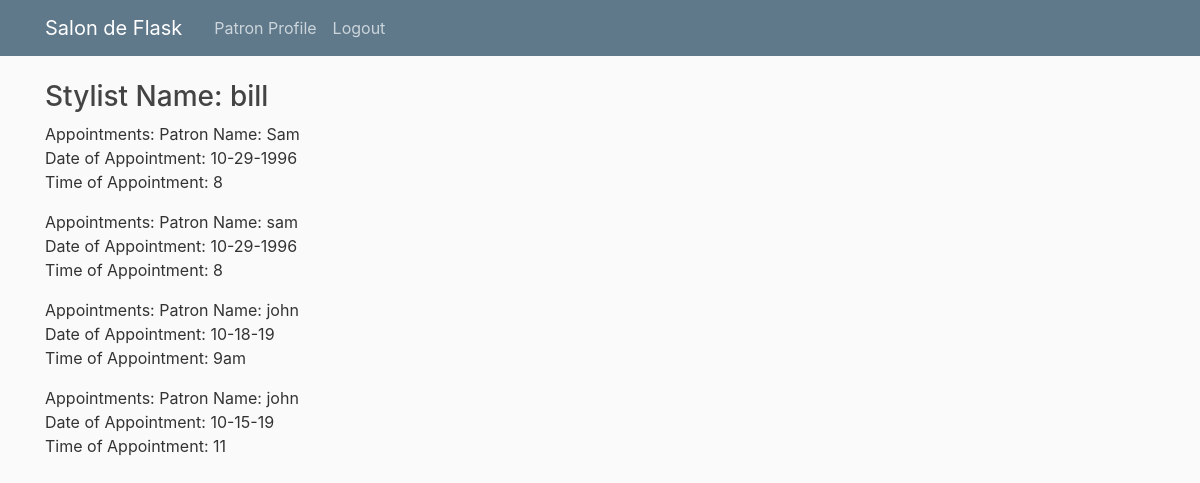
The app's page /style_profile/bill (signed in) with its own data.
### flaskblog/models.py (models this page shows, shortened)
class Appointment(db.Model):
    id = db.Column(db.Integer, primary_key=True)
    patron_account = db.Column(db.String(100), nullable=False)
    stylist_account = db.Column(db.String(100), nullable=False)
    date = db.Column(db.String(100), nullable=False)
    hour = db.Column(db.String(100), nullable=False)

### flaskblog/routes.py (the view)
@app.route("/style_profile/<string:my_username>", methods=['GET', 'POST'])
@login_required
def style_profile(my_username):
    appointments = []
    appointments = Appointment.query.all()
    for appointment in appointments:
        if(appointment.stylist_account == my_username):
            appointments.append(appointment)
    return render_template('style_profile.html',username = my_username, appointments=appointments)

### flaskblog/models.py (called while the page is built)
@login_manager.user_loader
def load_user(user_id):
    return User.query.get(int(user_id))

### flaskblog/templates/style_profile.html
{% extends "layout.html" %}
{% block content %}
    <h3>Stylist Name: {{username}}</h3>
    {% for appointment in appointments %}
    <p>Appointments:
    Patron Name: {{appointment.patron_account}}<br />
    Date of Appointment: {{appointment.date}}<br />
    Time of Appointment: {{appointment.hour}}<br />
    </p>
    {% endfor %}
{% endblock content %}

### flaskblog/static/main.css (style rules this page uses)
body { background: #fafafa; color: #333333; margin-top: 5rem; }
h1, h2, h3, h4, h5, h6 { color: #444444; }

### records on screen
Appointment: patron_account "Sam", date "10-29-1996", hour "8"
Appointment: patron_account "sam", date "10-29-1996", hour "8"
Appointment: patron_account "john", date "10-18-19", hour "9am"
Appointment: patron_account "john", date "10-15-19", hour "11"

### other values on screen
{{ username }} "bill"
